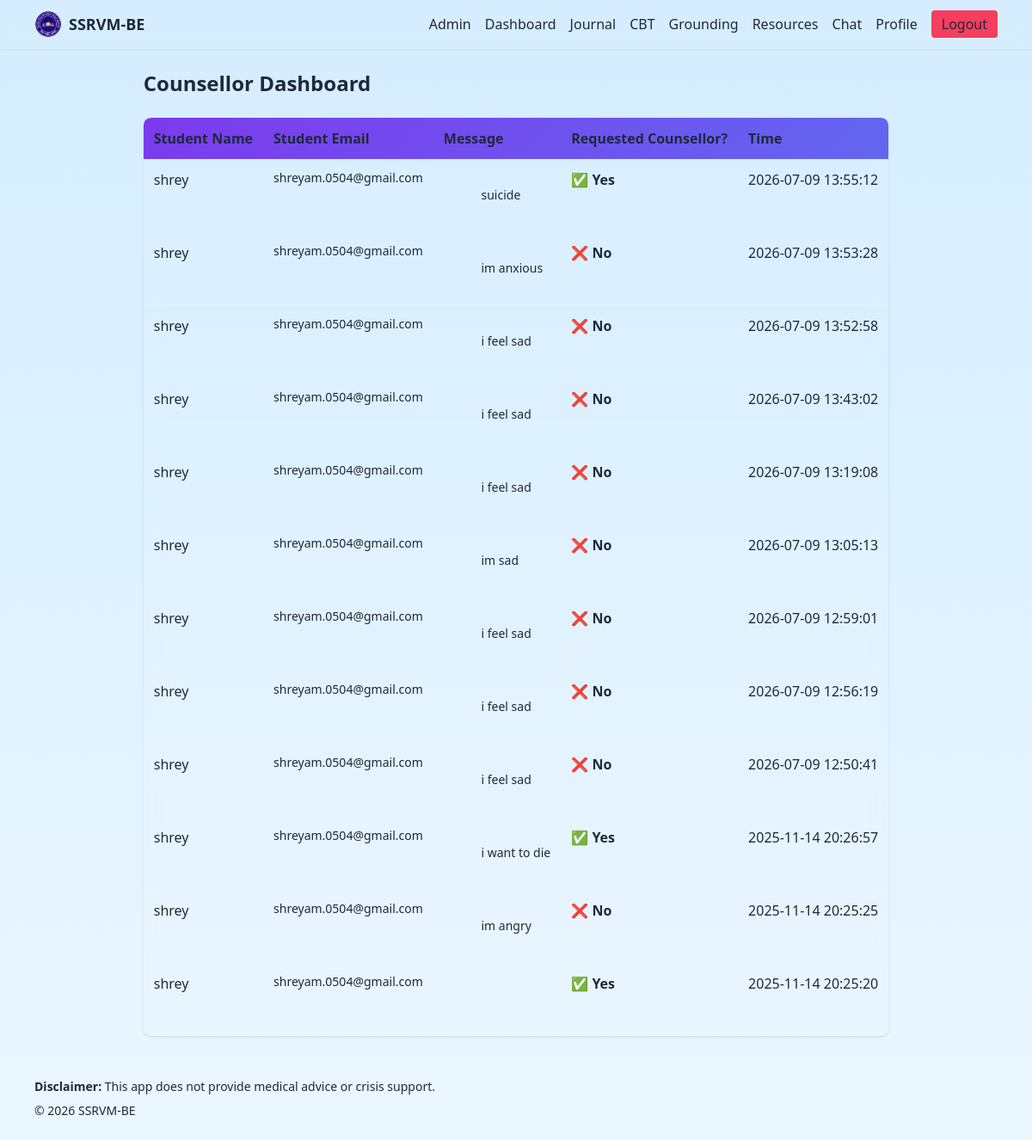
The page /admin (signed in) on the database its author committed.
### tables this page shows
CREATE TABLE counsellor_requests (
        id INTEGER PRIMARY KEY AUTOINCREMENT,
        user_id INTEGER NOT NULL,
        message TEXT,
        want_counsellor INTEGER DEFAULT 0,
        auto_notify INTEGER DEFAULT 0,
        resolved INTEGER DEFAULT 0,
        created_at TEXT DEFAULT (datetime('now', 'localtime')),
        FOREIGN KEY (user_id) REFERENCES users(id) ON DELETE CASCADE
    );

CREATE TABLE users (
        id INTEGER PRIMARY KEY AUTOINCREMENT,
        name TEXT NOT NULL,
        email TEXT UNIQUE NOT NULL,
        password TEXT NOT NULL,
        is_admin INTEGER DEFAULT 0
    );

### app.py (the view)
@app.route("/admin")
def admin():
    if not current_user(): return redirect(url_for("login"))
    cu = current_user()
    if not cu.get("is_admin") and cu.get("email") != "admin@ssrvm.com":
        return "Access denied", 403
    conn = get_db(); cur = conn.cursor()
    cur.execute("""SELECT cr.id, u.name, u.email, cr.message, cr.want_counsellor, cr.auto_notify, cr.resolved, cr.created_at
                   FROM counsellor_requests cr
                   LEFT JOIN users u ON u.id=cr.user_id
                   ORDER BY cr.id DESC""")
    rows = cur.fetchall(); conn.close()
    return render_template("admin.html", rows=rows, app_name=APP_NAME, year=datetime.now().year)

### app.py (called while the page is built)
def dict_factory(cursor, row):
    return {col[0]: row[idx] for idx, col in enumerate(cursor.description)}

def get_db():
    conn = sqlite3.connect(DB_PATH, timeout=10, check_same_thread=False)
    conn.row_factory = dict_factory
    return conn

def current_user():
    return session.get("user")

@app.context_processor
def inject_globals():
    return {"app_name": APP_NAME}

### templates/admin.html
{% extends "base.html" %}
{% block content %}
<h1 class="text-2xl font-bold mb-6 text-white">Counsellor Dashboard</h1>
<div class="overflow-x-auto shadow rounded-lg">
  <table class="w-full border-collapse bg-white/5 rounded-lg overflow-hidden backdrop-blur">
    <thead class="bg-gradient-to-r from-indigo-600 to-indigo-700 text-white admin-header">
      <tr>
        <th class="p-3 text-left">Student Name</th>
        <th class="p-3 text-left">Student Email</th>
        <th class="p-3 text-left">Message</th>
        <th class="p-3 text-left">Requested Counsellor?</th>
        <th class="p-3 text-left">Time</th>
      </tr>
    </thead>
    <tbody>
      {% for row in rows %}
      <tr class="admin-row border-b border-white/10 hover:bg-white/10 transition align-top">
        <td class="p-3 align-top text-slate-200 font-medium">
          {{ row.name }}
        </td>
        <td class="p-3 align-top text-sm text-slate-400">
          {{ row.email }}
        </td>
        <td class="p-3 align-top">
          <div class="text-sm text-slate-300 whitespace-pre-wrap break-words">
            {{ row.message or "" }}
          </div>
        </td>
        <td class="p-3 align-top text-slate-200">
          {% if row.want_counsellor %}
            <span class="text-green-400 font-semibold">✅ Yes</span>
          {% else %}
            <span class="text-rose-400 font-semibold">❌ No</span>
          {% endif %}
        </td>
        <td class="p-3 align-top text-slate-400">
          {{ row.created_at }}
        </td>
      </tr>
      {% endfor %}
    </tbody>
  </table>
</div>
{% endblock %}

### static/css/styles.css (style rules this page uses)
:root { --bg1: #d4edff; --bg2: #eaf6ff; --card-bg: #b7d5ef; --muted: #475569; --text: #1e293b; --heading: #3c4fcf; --accent1: #6366f1; --accent2: #7c3aed; }
html, body { background: linear-gradient(to bottom, #d4edff, #eaf6ff) !important; }
body { background: linear-gradient(to bottom, #d4edff, #eaf6ff) !important; }
h1,h2,h3,h4,h5,h6 { color: var(--text); }
p, li, span, label, small, input, textarea, td, th { color: var(--muted); }
table { background: rgba(255,255,255,0.03); }
thead { background: linear-gradient(135deg,var(--accent2),var(--accent1)) !important; }
thead th { color: white !important; }
tbody tr { border-bottom: 1px solid rgba(255,255,255,0.05); }
td { color: var(--muted) !important; }
.card, .glass-card, .text-slate-300, .text-slate-200, .text-indigo-300 { color: var(--text) !important; }
h1, h2, h3, h4, h5, h6 { color: var(--heading) !important; }
p, span, li, label, input, textarea { color: var(--text) !important; }
body *:not(.btn):not(button):not(.purple-btn):not(.signup-btn):not(.btn *):not(button *) { color: var(--text) !important; }

### rows shown on the page
counsellor_requests: name "shrey", email "shreyam.0504@gmail.com", message "suicide", want_counsellor "✅ Yes", created_at "2026-07-09 13:55:12"
counsellor_requests: name "shrey", email "shreyam.0504@gmail.com", message "im anxious", want_counsellor "❌ No", created_at "2026-07-09 13:53:28"
counsellor_requests: name "shrey", email "shreyam.0504@gmail.com", message "i feel sad", want_counsellor "❌ No", created_at "2026-07-09 13:52:58"
counsellor_requests: name "shrey", email "shreyam.0504@gmail.com", message "i feel sad", want_counsellor "❌ No", created_at "2026-07-09 13:43:02"
counsellor_requests: name "shrey", email "shreyam.0504@gmail.com", message "i feel sad", want_counsellor "❌ No", created_at "2026-07-09 13:19:08"
counsellor_requests: name "shrey", email "shreyam.0504@gmail.com", message "im sad", want_counsellor "❌ No", created_at "2026-07-09 13:05:13"
counsellor_requests: name "shrey", email "shreyam.0504@gmail.com", message "i feel sad", want_counsellor "❌ No", created_at "2026-07-09 12:59:01"
counsellor_requests: name "shrey", email "shreyam.0504@gmail.com", message "i feel sad", want_counsellor "❌ No", created_at "2026-07-09 12:56:19"
counsellor_requests: name "shrey", email "shreyam.0504@gmail.com", message "i feel sad", want_counsellor "❌ No", created_at "2026-07-09 12:50:41"
counsellor_requests: name "shrey", email "shreyam.0504@gmail.com", message "i want to die", want_counsellor "✅ Yes", created_at "2025-11-14 20:26:57"
counsellor_requests: name "shrey", email "shreyam.0504@gmail.com", message "im angry", want_counsellor "❌ No", created_at "2025-11-14 20:25:25"
counsellor_requests: name "shrey", email "shreyam.0504@gmail.com", want_counsellor "✅ Yes", created_at "2025-11-14 20:25:20"

### other values the page prints
{{ app_name }} "SSRVM-BE"
